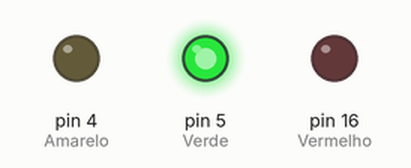
This sketch was run on a simulated Arduino Uno, built with avr-gcc and run on an emulated ATmega328P. Parts: output pins drawn as LEDs (lit = HIGH).

Above: at 1.5 s.
At 3.5 s:
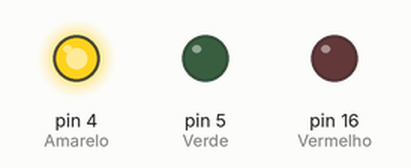
At 5.5 s:
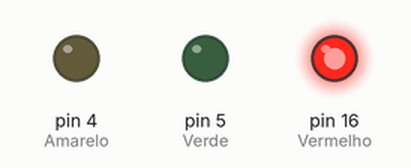
Timing chart, 0 to 9.1 s (numbered marks = the images above):
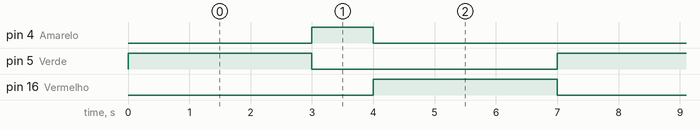

The sketch:

Semaforo.ino
```cpp
void setup() {
  pinMode(5, OUTPUT);   // Verde
  pinMode(4, OUTPUT);   // Amarelo
  pinMode(16, OUTPUT);  // Vermelho
}

void loop() {
  // Verde acende
  digitalWrite(5, HIGH);
  digitalWrite(4, LOW);
  digitalWrite(16, LOW);
  delay(3000);

  // Amarelo acende
  digitalWrite(5, LOW);
  digitalWrite(4, HIGH);
  digitalWrite(16, LOW);
  delay(1000);

  // Vermelho acende
  digitalWrite(5, LOW);
  digitalWrite(4, LOW);
  digitalWrite(16, HIGH);
  delay(3000);
}
```

Measured:
- by itself, pin 4 (Amarelo): alternates HIGH for 1.0 s and LOW for 6.0 s
- by itself, pin 5 (Verde), pin 16 (Vermelho): alternates HIGH for 3.0 s and LOW for 4.0 s
- by itself, everything shown: repeats every 7.0 s, in 3 steps
